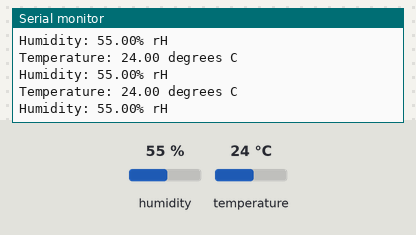
The sketch below on a simulated Arduino Uno, built with avr-gcc and run on an emulated ATmega328P. On the bench: the last lines printed to the serial monitor. Inputs (shaded band) come from the test bench; at power-on: humidity 55 %, temperature 24 °C.

Above: at 1.4 s.
1.5 s: humidity set to 22 %
At 2.2 s:
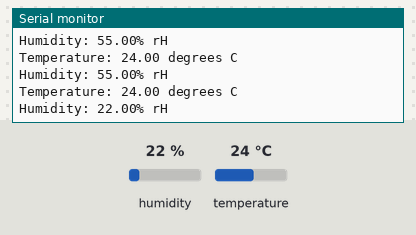
4.7 s: temperature set to 12 °C
At 5.2 s:
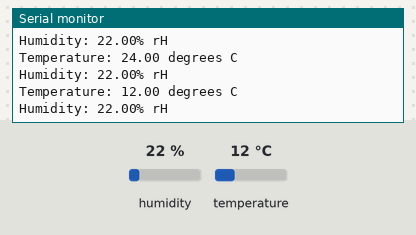
6.2 s: humidity set to 40 %
At 7.0 s:
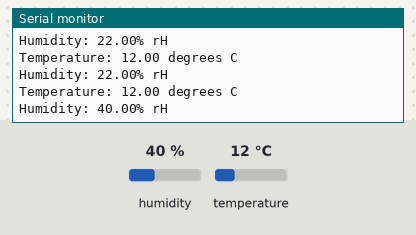
Timing chart, 0 to 9.2 s (numbered marks = the images above; inputs shaded):
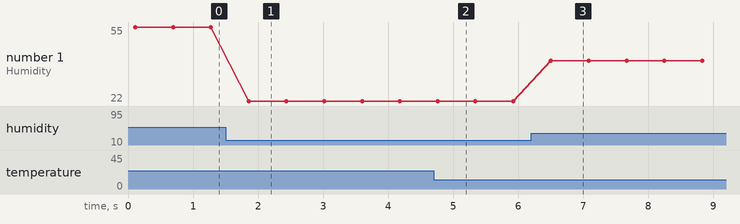

The sketch:

Temperature_With_LED_And_Buzzer.ino
```cpp
#include <Adafruit_AHTX0.h>

// Initialize the AHT10/AHT20 sensor object
Adafruit_AHTX0 aht;

void setup() {
  // Initialize serial communication
  Serial.begin(9600);
  Serial.println("Adafruit AHT10/AHT20 demo!");

  // Check if the AHT10/AHT20 sensor is connected and functioning
  if (!aht.begin()) {
    Serial.println("Could not find AHT? Check wiring");
    while (1) delay(10); // Hangs the program in an infinite loop if sensor not found
  }
  Serial.println("AHT10 or AHT20 found");
}

void loop() {
  // Variables to store temperature and humidity data
  sensors_event_t humidity, temp;

  // Get fresh temperature and humidity data from the AHT10/AHT20 sensor
  aht.getEvent(&humidity, &temp);

  // Print temperature and humidity data to the serial monitor
  Serial.print("Temperature: "); Serial.print(temp.temperature); Serial.println(" degrees C");
  Serial.print("Humidity: "); Serial.print(humidity.relative_humidity); Serial.println("% rH");
  Serial.println();


  // Add a delay to avoid excessive readings and to allow the user to read the data
  delay(500);
}
```

Measured:
- after the input at 1.5 s, the serial monitor: prints a new line after 0.36 s (image 1)
- after the input at 4.7 s, the serial monitor: prints a new line at once (image 2)
- after the input at 6.2 s, the serial monitor: prints a new line after 0.31 s (image 3)
- plotted number 1: 55 → 22 after the input at 1.5 s, 22 → 40 after the input at 6.2 s
